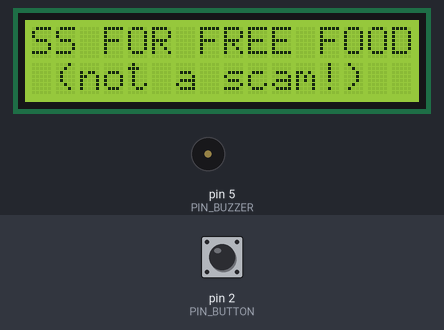
This sketch was run on a simulated Arduino Uno, built with avr-gcc and run on an emulated ATmega328P. Shown: 16×2 character LCD, buzzer (waves = sounding). Inputs (shaded band) come from the test bench; at power-on: pin 2 (PIN_BUTTON) HIGH. What the sketch prints to the serial monitor is not drawn.

Above: at 1.2 s.
1.3 s: pin 2 (PIN_BUTTON) pulled LOW for 0.15 s
At 1.93 s:
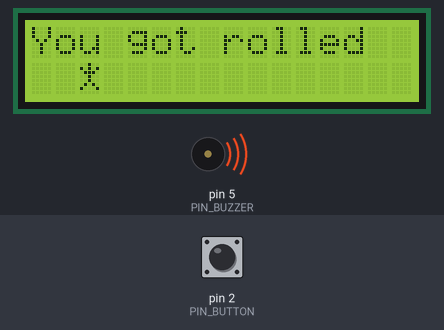
2.0 s: pin 2 (PIN_BUTTON) pulled LOW for 1 s
At 2.28 s:
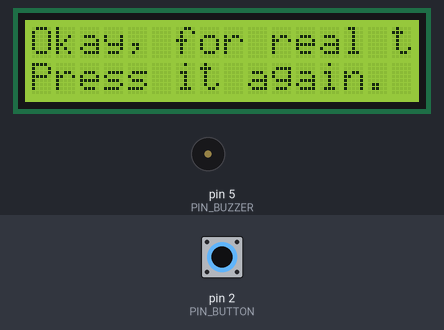
3.6 s: pin 2 (PIN_BUTTON) pulled LOW for 0.15 s
At 4.5 s:
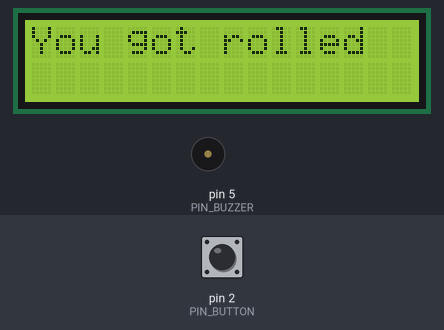
6.7 s: pin 2 (PIN_BUTTON) pulled LOW for 3.2 s
At 12.6 s:
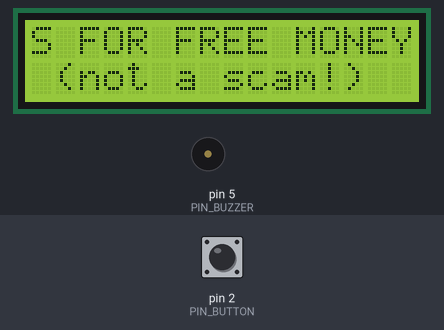
12.9 s: pin 2 (PIN_BUTTON) pulled LOW for 0.15 s
At 15.5 s:
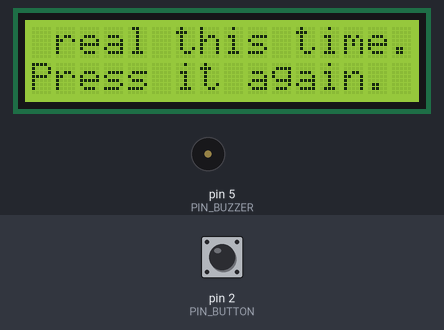
Timing chart, 0 to 17.0 s (numbered marks = the images above; inputs shaded):
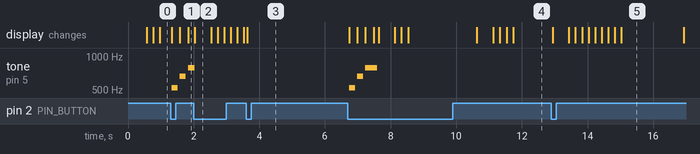

Measured:
- after the input at 1.3 s, tone on pin 5 (PIN_BUZZER): plays 523 Hz for 0.18 s, 659 Hz for 0.18 s, 784 Hz for 0.17 s, starting at once; the display: first changes at once (image 1 shows a later state)
- after the input at 2.0 s, the display: changes at once (image 2)
- after the input at 3.6 s, the display: changes at once (image 3)
- after the input at 6.7 s, tone on pin 5 (PIN_BUZZER): plays 523 Hz for 0.18 s, 659 Hz for 0.18 s, 784 Hz for 0.36 s, starting at once; the display: first changes at once (image 4 shows a later state)
- after the input at 12.9 s, the display: first changes at once (image 5 shows a later state)
- what the display in image 2 shows lasts 0.5 s, from 2.0 s to 2.5 s

The sketch:

meme_button.ino
```cpp
#include <LiquidCrystal.h>
#include "config.h"
#include "pitches.h"
#include "memes.h"
#include "lcd_frames.h"

enum State : uint8_t { IDLE, PLAYING };

static LiquidCrystal lcd(PIN_LCD_RS, PIN_LCD_E, PIN_LCD_D4, PIN_LCD_D5, PIN_LCD_D6, PIN_LCD_D7);

static State state = IDLE;
static uint8_t current = 0;       // index into MEMES
static uint16_t noteIndex = 0;
static uint32_t nextNoteAt = 0;
static uint16_t playCount = 0;
static uint8_t lastPlayed = 0;    // meme the demo sequence rolls
static uint32_t playStartedAt = 0;
static bool cycleMode = true;     // MODE cycle: advance to the next meme after each END

static uint8_t spriteCol = 0;
static uint8_t spriteGlyph = 0;   // CGRAM slot currently shown
static uint32_t nextFrameAt = 0;

static uint16_t lyricIndex = 0;   // next cue in MEMES[current].lyrics
static uint8_t lyricLen = 0;      // chars of lyrics on LCD row 0
static bool lyricFresh = true;    // row 0 still shows the title

// ---- Protocol output ----

static void sendWithId(const __FlashStringHelper* tag, const char* id) {
  Serial.print(tag);
  Serial.print(' ');
  Serial.print(id);
}

static void sendMode() {
  Serial.println(cycleMode ? F("MODE cycle") : F("MODE single"));
}

static void sendMemes() {
  Serial.print(F("MEMES "));
  for (uint8_t i = 0; i < MEME_COUNT; i++) {
    if (i) Serial.print(',');
    Serial.print(MEMES[i].id);
  }
  Serial.println();
}

// ---- LCD ----

// Writes text on a full row, padding with spaces, so no lcd.clear() is needed.
static void printRow(uint8_t row, const char* text) {
  lcd.setCursor(0, row);
  uint8_t n = 0;
  for (; text[n] && n < LCD_COLS; n++) lcd.write(text[n]);
  for (; n < LCD_COLS; n++) lcd.write(' ');
}

// ---- Idle screens ----
// Row 0 scrolls left only until the end of its text is visible, then holds.
// IDLE: IDLE_PREFIX + word, next word every IDLE_WORD_MS.
// TAUNT: after the second press; repeats until the third press.
// ROLLED: after the third press; back to IDLE after ROLLED_MS.
enum Screen : uint8_t { SCREEN_IDLE, SCREEN_TAUNT, SCREEN_ROLLED };

static const char IDLE_PREFIX[] = "PRESS FOR FREE ";
static const char* const IDLE_WORDS[] = { "FOOD", "MONEY", "VBUCKS", "PIZZA", "CANDY", "WIFI" };
constexpr uint8_t IDLE_WORD_COUNT = sizeof(IDLE_WORDS) / sizeof(IDLE_WORDS[0]);
static const char TAUNT_TOP[] = "Okay, for real this time.";
static const char TAUNT_BOTTOM[] = "Press it again.";

static Screen screen = SCREEN_IDLE;
static char rowText[32];          // row 0 text
static uint8_t rowLen = 0;
static uint8_t rowOffset = 0;     // first visible character
static uint32_t screenAt = 0;     // when the current text started
static uint32_t nextScrollAt = 0;
static uint8_t idleWord = 0;

static void drawScrollRow() {
  lcd.setCursor(0, 0);
  for (uint8_t col = 0; col < LCD_COLS; col++) {
    uint8_t i = rowOffset + col;
    lcd.write(i < rowLen ? rowText[i] : ' ');
  }
}

static void setScrollText(const char* text, uint32_t at) {
  strlcpy(rowText, text, sizeof(rowText));
  rowLen = strlen(rowText);
  rowOffset = 0;
  screenAt = at;
  nextScrollAt = at + IDLE_START_MS;
  drawScrollRow();
}

// IDLE <wordMs> <elapsedMs> <text>: the page shows the same word at the same time
static void sendIdle(uint32_t now) {
  Serial.print(F("IDLE "));
  Serial.print(IDLE_WORD_MS);
  Serial.print(' ');
  Serial.print(now - screenAt);
  Serial.print(' ');
  Serial.println(rowText);
}

static void setIdleWord(uint8_t word, uint32_t at) {
  char text[32];
  idleWord = word;
  strlcpy(text, IDLE_PREFIX, sizeof(text));
  strlcat(text, IDLE_WORDS[word], sizeof(text));
  setScrollText(text, at);
  sendIdle(at);
}

static void showIdle() {
  screen = SCREEN_IDLE;
  setIdleWord(idleWord, millis());
  printRow(1, " (not a scam!)");
}

// TAUNT <text>
static void sendTaunt() {
  Serial.print(F("TAUNT "));
  Serial.print(TAUNT_TOP);
  Serial.print(' ');
  Serial.println(TAUNT_BOTTOM);
}

static void showTaunt() {
  screen = SCREEN_TAUNT;
  setScrollText(TAUNT_TOP, millis());
  printRow(1, TAUNT_BOTTOM);
  sendTaunt();
}

// ROLL <id>: the page opens that meme's video
static void showRolled() {
  screen = SCREEN_ROLLED;
  setScrollText(MEMES[lastPlayed].lcdTitle, millis());
  printRow(1, "");
  sendWithId(F("ROLL"), MEMES[lastPlayed].id);
  Serial.println();
}

static void updateIdle(uint32_t now) {
  // Signed: a screen started later in this loop pass (millis() after `now`) is not due yet
  int32_t elapsed = (int32_t)(now - screenAt);
  if (state != IDLE || elapsed < 0) return;
  if (screen == SCREEN_IDLE && elapsed >= IDLE_WORD_MS) {
    // timed from the previous start so the period doesn't drift
    setIdleWord((idleWord + 1) % IDLE_WORD_COUNT, screenAt + IDLE_WORD_MS);
    return;
  }
  if (screen == SCREEN_TAUNT && elapsed >= TAUNT_MS) {
    setScrollText(TAUNT_TOP, screenAt + TAUNT_MS);   // scroll it again
    return;
  }
  if (screen == SCREEN_ROLLED && elapsed >= ROLLED_MS) {
    showIdle();
    return;
  }
  uint8_t lastOffset = rowLen > LCD_COLS ? rowLen - LCD_COLS : 0;
  if (rowOffset < lastOffset && (int32_t)(now - nextScrollAt) >= 0) {
    rowOffset++;
    nextScrollAt += IDLE_STEP_MS;
    drawScrollRow();
  }
}

static void loadFrameSet(uint8_t i) {
  const FrameSet& set = FRAME_SETS[i];
  uint8_t glyph[8];
  for (uint8_t slot = 0; slot < set.glyphCount; slot++) {
    memcpy_P(glyph, set.glyphs[slot], sizeof(glyph));
    lcd.createChar(slot, glyph);
  }
}

static void startLcd(const Meme& meme, uint32_t now) {
  loadFrameSet(meme.frameSet);   // once per meme, not per frame
  printRow(0, meme.lcdTitle);
  printRow(1, "");
  spriteCol = 0;
  spriteGlyph = 0;
  lcd.setCursor(spriteCol, 1);
  lcd.write(spriteGlyph);
  nextFrameAt = now + FRAME_MS;
  lyricLen = 0;
  lyricFresh = true;
}

// Builds the current lyric line on row 0, wrapping to a fresh row when a chunk doesn't fit.
static void showLyric(uint8_t mode, const char* text) {
  uint8_t len = strlen(text);
  uint8_t sep = (mode == LYRIC_ADD && lyricLen) ? 1 : 0;
  if (mode == LYRIC_NEW || lyricFresh || lyricLen + sep + len > LCD_COLS) {
    printRow(0, text);
    lyricLen = min(len, LCD_COLS);
    lyricFresh = false;
    return;
  }
  lcd.setCursor(lyricLen, 0);
  if (sep) lcd.write(' ');
  lcd.print(text);
  lyricLen += sep + len;
}

// Sprite walks along row 1, cycling glyphs. Only the two changed cells are rewritten.
static void updateLcd(uint32_t now) {
  if (state != PLAYING || (int32_t)(now - nextFrameAt) < 0) return;
  nextFrameAt += FRAME_MS;

  lcd.setCursor(spriteCol, 1);
  lcd.write(' ');
  spriteCol = (spriteCol + 1) % LCD_COLS;
  spriteGlyph = (spriteGlyph + 1) % FRAME_SETS[MEMES[current].frameSet].glyphCount;
  lcd.setCursor(spriteCol, 1);
  lcd.write(spriteGlyph);
}

// ---- Player ----

static void stopPlayback() {
  noTone(PIN_BUZZER);
  state = IDLE;
  sendWithId(F("END"), MEMES[current].id);
  Serial.println();
}

static void advanceMeme() {
  current = (current + 1) % MEME_COUNT;
  sendWithId(F("NEXT"), MEMES[current].id);
  Serial.println();
}

// Any end of playback (finished, button stop, STOP) moves on in cycle mode.
static void endMeme() {
  stopPlayback();
  if (cycleMode) advanceMeme();
  showIdle();
}

static void startMeme(uint8_t i, uint32_t now) {
  if (state == PLAYING) stopPlayback();   // PLAY <id> mid-melody: switch, skip the idle screen
  current = i;
  lastPlayed = i;
  playStartedAt = now;
  state = PLAYING;
  noteIndex = 0;
  nextNoteAt = now;
  lyricIndex = 0;

  sendWithId(F("START"), MEMES[i].id);
  Serial.print(' ');
  Serial.println(MEMES[i].noteCount);
  Serial.print(F("COUNT "));
  Serial.println(++playCount);

  startLcd(MEMES[i], now);
}

// Fires every cue attached to the note that just started.
// LYRIC <id> <add|new|cont> <text>
static void updateLyrics(const Meme& meme) {
  static const char MODE_NAMES[][5] PROGMEM = { "add", "new", "cont" };
  LyricCue cue;
  while (lyricIndex < meme.lyricCount) {
    memcpy_P(&cue, &meme.lyrics[lyricIndex], sizeof(cue));
    if (cue.note != noteIndex) break;
    lyricIndex++;

    char text[LCD_COLS + 1];
    strncpy_P(text, cue.text, LCD_COLS);
    text[LCD_COLS] = '\0';
    showLyric(cue.mode, text);

    sendWithId(F("LYRIC"), meme.id);
    Serial.print(' ');
    Serial.print((const __FlashStringHelper*)MODE_NAMES[cue.mode]);
    Serial.print(' ');
    Serial.println((const __FlashStringHelper*)cue.text);
  }
}

static void updatePlayer(uint32_t now) {
  if (state != PLAYING || (int32_t)(now - nextNoteAt) < 0) return;

  const Meme& meme = MEMES[current];
  if (noteIndex >= meme.noteCount) {
    endMeme();
    return;
  }

  Note n;
  memcpy_P(&n, &meme.melody[noteIndex], sizeof(Note));
  uint32_t freq = (uint32_t)n.freq << OCTAVE_SHIFT;   // 32-bit math: int is 16-bit on AVR
  if (freq) {
    tone(PIN_BUZZER, freq, (uint32_t)n.ms * 9 / 10);
  } else {
    noTone(PIN_BUZZER);
  }

  // NOTE <id> <index> <freq> <ms>: freq/ms let the page mirror the buzzer
  sendWithId(F("NOTE"), meme.id);
  Serial.print(' ');
  Serial.print(noteIndex);
  Serial.print(' ');
  Serial.print(freq);
  Serial.print(' ');
  Serial.println(n.ms);

  updateLyrics(meme);

  noteIndex++;
  nextNoteAt += n.ms;   // relative to previous target, not now, to avoid drift
}

// ---- Button ----

// Demo sequence, repeating: 1st press plays the melody, 2nd stops it and taunts,
// 3rd rolls (the page opens the video).
static uint8_t pressStep = 0;

static void advanceSequence(uint32_t now) {
  if (pressStep == 0) {
    startMeme(current, now);
  } else if (pressStep == 1) {
    if (state == PLAYING) {   // a melody that ends on its own has already advanced
      stopPlayback();
      if (cycleMode) advanceMeme();
    }
    showTaunt();
  } else {
    if (state == PLAYING) stopPlayback();   // only via PLAY from the page
    showRolled();
  }
  pressStep = (pressStep + 1) % 3;
}

static void onPress(uint32_t now) {
  Serial.println(F("PRESS"));
  advanceSequence(now);
}

// No second press within AUTO_TAUNT_MS: stop into the taunt as if pressed
static void updateAutoTaunt(uint32_t now) {
  if (state == PLAYING && pressStep == 1 && (int32_t)(now - playStartedAt) >= (int32_t)AUTO_TAUNT_MS) {
    advanceSequence(now);
  }
}

static void pollButton(uint32_t now) {
  static bool lastReading = HIGH;
  static bool stable = HIGH;
  static uint32_t changedAt = 0;

  bool reading = digitalRead(PIN_BUTTON);
  if (reading != lastReading) {
    lastReading = reading;
    changedAt = now;
  }
  if (reading != stable && now - changedAt >= DEBOUNCE_MS) {
    stable = reading;
    if (stable == LOW) onPress(now);
  }
}

// ---- Serial commands (web to firmware) ----

static int8_t findMeme(const char* id) {
  if (!id) return -1;
  for (uint8_t i = 0; i < MEME_COUNT; i++) {
    if (!strcmp(MEMES[i].id, id)) return i;
  }
  return -1;
}

static void handleLine(char* line, uint32_t now) {
  char* arg = strchr(line, ' ');
  if (arg) *arg++ = '\0';

  if (!strcmp_P(line, PSTR("LIST"))) {
    sendMemes();
    sendMode();
    if (state == IDLE && screen == SCREEN_IDLE) sendIdle(now);   // page joining mid-pass
    if (state == IDLE && screen == SCREEN_TAUNT) sendTaunt();
    return;
  }
  if (!strcmp_P(line, PSTR("PRESS"))) {
    onPress(now);
    return;
  }
  if (!strcmp_P(line, PSTR("STOP"))) {
    if (state == PLAYING) endMeme();
    return;
  }
  if (!strcmp_P(line, PSTR("PLAY"))) {
    int8_t i = findMeme(arg);
    if (i >= 0) {
      startMeme(i, now);
      return;
    }
  } else if (!strcmp_P(line, PSTR("MODE")) && arg) {
    if (!strcmp_P(arg, PSTR("single"))) { cycleMode = false; sendMode(); return; }
    if (!strcmp_P(arg, PSTR("cycle")))  { cycleMode = true;  sendMode(); return; }
  }

  // Unknown command or bad argument: log and ignore
  if (arg) arg[-1] = ' ';
  Serial.print(F("? "));
  Serial.println(line);
}

static void pollSerial(uint32_t now) {
  static char line[SERIAL_LINE_MAX + 1];
  static uint8_t len = 0;
  static bool overflow = false;

  while (Serial.available()) {
    char c = Serial.read();
    if (c == '\r') continue;
    if (c == '\n') {
      line[len] = '\0';
      if (overflow) Serial.println(F("? (line too long)"));
      else if (len) handleLine(line, now);
      len = 0;
      overflow = false;
    } else if (len < SERIAL_LINE_MAX) {
      line[len++] = c;
    } else {
      overflow = true;
    }
  }
}

void setup() {
  Serial.begin(BAUD);
  pinMode(PIN_BUTTON, INPUT_PULLUP);
  pinMode(PIN_BUZZER, OUTPUT);

  lcd.begin(LCD_COLS, LCD_ROWS);

  Serial.print(F("READY "));
  Serial.println(FW_VERSION);
  sendMemes();
  sendMode();
  showIdle();   // after READY so the first IDLE line reaches a listening page
}

void loop() {
  uint32_t now = millis();
  pollButton(now);
  pollSerial(now);
  updatePlayer(now);
  updateLcd(now);
  updateIdle(now);
  updateAutoTaunt(now);
}
```

memes.h
```cpp
#pragma once
#include <avr/pgmspace.h>
#include "pitches.h"

struct Note { uint16_t freq; uint16_t ms; };   // freq 0 = rest

// How a lyric chunk joins the current line
enum LyricMode : uint8_t {
  LYRIC_ADD,    // append after a space
  LYRIC_NEW,    // start a new line
  LYRIC_CONT,   // append with no space (split word)
};

struct LyricCue {
  uint16_t note;      // shown when this note index starts; cues sorted by note
  uint8_t mode;       // LyricMode
  const char* text;   // PROGMEM, printable ASCII
};

// Real song data is generated by tools/import_projecthub.py into song_rickroll.h,
// which is currently git-ignored. Without it the sketch builds with the placeholder below.
#if __has_include("song_rickroll.h")
#include "song_rickroll.h"
#else
// Placeholder only. Builder transcribes the real melody.
const Note MELODY_RICKROLL[] PROGMEM = {
  {NOTE_C5, 200}, {0, 50}, {NOTE_E5, 200}, {0, 50}, {NOTE_G5, 400},
};
const uint16_t MELODY_RICKROLL_COUNT = sizeof(MELODY_RICKROLL) / sizeof(Note);
const LyricCue* const LYRICS_RICKROLL = nullptr;
const uint16_t LYRICS_RICKROLL_COUNT = 0;
#endif

struct Meme {
  const char* id;            // must match a key in web/memes.js, [a-z0-9_]
  const char* lcdTitle;      // 16 chars max
  const Note* melody;        // PROGMEM
  uint16_t noteCount;
  uint8_t frameSet;          // index into lcd_frames.h
  const LyricCue* lyrics;    // PROGMEM, nullptr if none
  uint16_t lyricCount;
};

const Meme MEMES[] = {
  { "rickroll", "You got rolled", MELODY_RICKROLL, MELODY_RICKROLL_COUNT, 0,
    LYRICS_RICKROLL, LYRICS_RICKROLL_COUNT },
  // Add more entries here, then the matching keys in web/memes.js
};
const uint8_t MEME_COUNT = sizeof(MEMES) / sizeof(Meme);
```

pitches.h
```cpp
/*************************************************
   Public Constants
 *************************************************/

#define NOTE_B0 31
#define NOTE_C1 33
#define NOTE_CS1 35
#define NOTE_D1 37
#define NOTE_DS1 39
#define NOTE_E1 41
#define NOTE_F1 44
#define NOTE_FS1 46
#define NOTE_G1 49
#define NOTE_GS1 52
#define NOTE_A1 55
#define NOTE_AS1 58
#define NOTE_B1 62
#define NOTE_C2 65
#define NOTE_CS2 69
#define NOTE_D2 73
#define NOTE_DS2 78
#define NOTE_E2 82
#define NOTE_F2 87
#define NOTE_FS2 93
#define NOTE_G2 98
#define NOTE_GS2 104
#define NOTE_A2 110
#define NOTE_AS2 117
#define NOTE_B2 123
#define NOTE_C3 131
#define NOTE_CS3 139
#define NOTE_D3 147
#define NOTE_DS3 156
#define NOTE_E3 165
#define NOTE_F3 175
#define NOTE_FS3 185
#define NOTE_G3 196
#define NOTE_GS3 208
#define NOTE_A3 220
#define NOTE_AS3 233
#define NOTE_B3 247
#define NOTE_C4 262
#define NOTE_CS4 277
#define NOTE_D4 294
#define NOTE_DS4 311
#define NOTE_E4 330
#define NOTE_F4 349
#define NOTE_FS4 370
#define NOTE_G4 392
#define NOTE_GS4 415
#define NOTE_A4 440
#define NOTE_AS4 466
#define NOTE_B4 494
#define NOTE_C5 523
#define NOTE_CS5 554
#define NOTE_D5 587
#define NOTE_DS5 622
#define NOTE_E5 659
#define NOTE_F5 698
#define NOTE_FS5 740
#define NOTE_G5 784
#define NOTE_GS5 831
#define NOTE_A5 880
#define NOTE_AS5 932
#define NOTE_B5 988
#define NOTE_C6 1047
#define NOTE_CS6 1109
#define NOTE_D6 1175
#define NOTE_DS6 1245
#define NOTE_E6 1319
#define NOTE_F6 1397
#define NOTE_FS6 1480
#define NOTE_G6 1568
#define NOTE_GS6 1661
#define NOTE_A6 1760
#define NOTE_AS6 1865
#define NOTE_B6 1976
#define NOTE_C7 2093
#define NOTE_CS7 2217
#define NOTE_D7 2349
#define NOTE_DS7 2489
#define NOTE_E7 2637
#define NOTE_F7 2794
#define NOTE_FS7 2960
#define NOTE_G7 3136
#define NOTE_GS7 3322
#define NOTE_A7 3520
#define NOTE_AS7 3729
#define NOTE_B7 3951
#define NOTE_C8 4186
#define NOTE_CS8 4435
#define NOTE_D8 4699
#define NOTE_DS8 4978
```

config.h
```cpp
#pragma once
#include <Arduino.h>

// Pin map: see docs/wiring.md
constexpr uint8_t PIN_BUTTON = 2;   // INPUT_PULLUP, pressed = LOW
constexpr uint8_t PIN_BUZZER = 5;   // via PN2222 driver
constexpr uint8_t PIN_LCD_RS = 7;
constexpr uint8_t PIN_LCD_E  = 8;
constexpr uint8_t PIN_LCD_D4 = 9;
constexpr uint8_t PIN_LCD_D5 = 10;
constexpr uint8_t PIN_LCD_D6 = 11;
constexpr uint8_t PIN_LCD_D7 = 12;

constexpr uint32_t BAUD = 115200;
constexpr const char* FW_VERSION = "0.9-demo";
constexpr uint8_t SERIAL_LINE_MAX = 32;  // longer incoming lines are dropped

constexpr uint16_t DEBOUNCE_MS  = 30;
constexpr uint16_t FRAME_MS     = 250;  // LCD sprite frame period
constexpr uint8_t  LCD_COLS     = 16;
constexpr uint8_t  LCD_ROWS     = 2;
// Idle row 0 per word: hold the start, scroll until the end is visible, hold the end
constexpr uint16_t IDLE_WORD_MS  = 3000; // total time per word
constexpr uint16_t IDLE_START_MS = 500;  // hold before scrolling
constexpr uint16_t IDLE_STEP_MS  = 200;  // per one-character scroll step
constexpr uint16_t TAUNT_MS      = 4000; // taunt scroll repeats this often
constexpr uint16_t ROLLED_MS     = 6000; // meme title after the roll, then idle
constexpr uint16_t AUTO_TAUNT_MS = 20000; // 1st press: melody stops into the taunt after this
constexpr uint8_t  OCTAVE_SHIFT = 0;    // 1 = x2, 2 = x4; louder near buzzer resonance

// 0 = Option A (analog volume, no code). 1 = Option B (toneAC + pot on A0).
#define VOLUME_SOFTWARE 0
```

Source omitted: lcd_frames.h (794 bytes)
